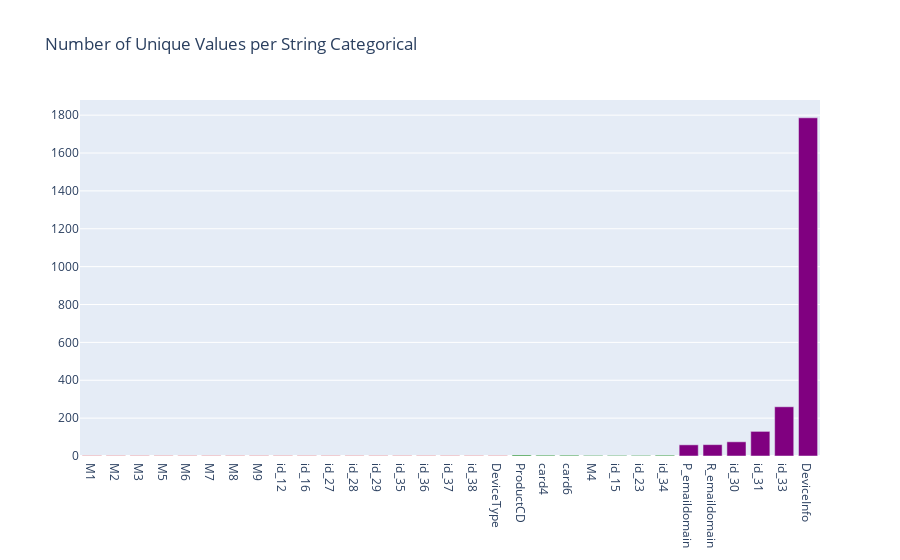

Write notebook code for a chart like this one.
### Code cell
strcol_uniques = list(for_label_encoding.values) + list(for_one_hot_encoding.values) + list(for_target_encoding.values)
strcol_index = list(for_label_encoding.index) + list(for_one_hot_encoding.index) + list(for_target_encoding.index)
color = ['red'] * len(for_label_encoding) + ['green'] * len(for_one_hot_encoding) + ['purple'] * len(for_target_encoding)

data = go.Bar(x=strcol_index, y=strcol_uniques, marker_color=color)
layout = go.Layout(
    title = "Number of Unique Values per String Categorical"
)
fig = go.Figure(data=data, layout=layout)
iplot(fig)

### Figure 1 — Plotly figure (JSON) as saved in the notebook; plotly's stock layout.template omitted (floating-point values rounded to 4 significant figures)
{"data": [{"marker": {"color": ["red", "red", "red", "red", "red", "red", "red", "red", "red", "red", "red", "red", "red", "red", "red", "red", "red", "red", "green", "green", "green", "green", "green", "green", "green", "purple", "purple", "purple", "purple", "purple", "purple"]}, "type": "bar", "x": ["M1", "M2", "M3", "M5", "M6", "M7", "M8", "M9", "id_12", "id_16", "id_27", "id_28", "id_29", "id_35", "id_36", "id_37", "id_38", "DeviceType", "ProductCD", "card4", "card6", "M4", "id_15", "id_23", "id_34", "P_emaildomain", "R_emaildomain", "id_30", "id_31", "id_33", "DeviceInfo"], "y": [2, 2, 2, 2, 2, 2, 2, 2, 2, 2, 2, 2, 2, 2, 2, 2, 2, 2, 5, 4, 4, 3, 3, 3, 4, 59, 60, 75, 130, 260, 1786]}], "layout": {"title": {"text": "Number of Unique Values per String Categorical"}}}
